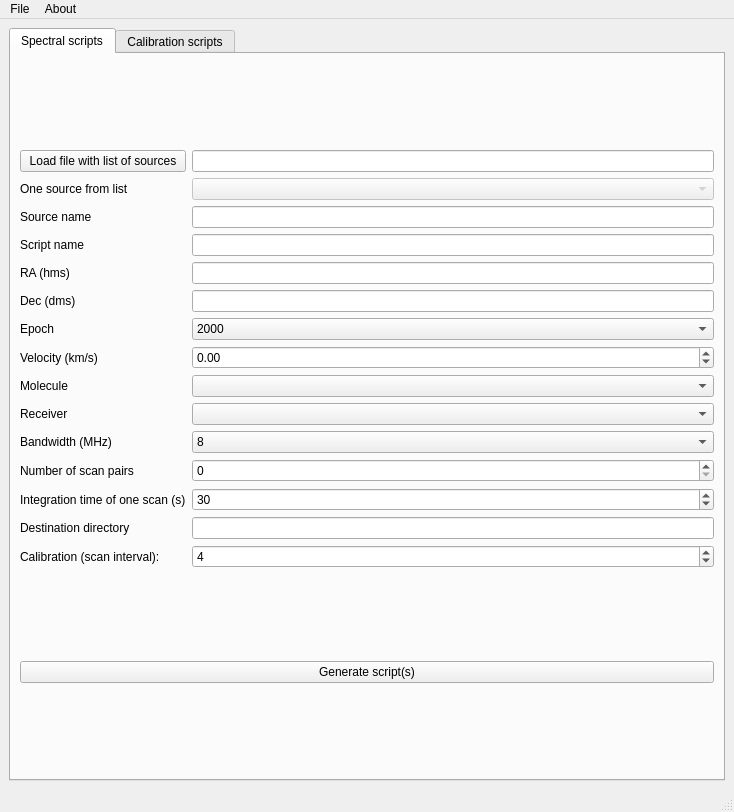
<?xml version="1.0" encoding="UTF-8"?>
<ui version="4.0">
 <class>MainWindow</class>
 <widget class="QMainWindow" name="MainWindow">
  <property name="geometry">
   <rect>
    <x>0</x>
    <y>0</y>
    <width>734</width>
    <height>812</height>
   </rect>
  </property>
  <property name="windowTitle">
   <string>Script Maker</string>
  </property>
  <widget class="QWidget" name="centralwidget">
   <layout class="QVBoxLayout" name="verticalLayout_2">
    <item>
     <widget class="QTabWidget" name="tabWidget">
      <property name="currentIndex">
       <number>0</number>
      </property>
      <widget class="QWidget" name="tab">
       <attribute name="title">
        <string>Spectral scripts</string>
       </attribute>
       <layout class="QVBoxLayout" name="verticalLayout">
        <item>
         <layout class="QGridLayout" name="gridLayout">
          <item row="0" column="1">
           <widget class="QLineEdit" name="lineEdit_catalog_path">
            <property name="enabled">
             <bool>true</bool>
            </property>
            <property name="readOnly">
             <bool>true</bool>
            </property>
           </widget>
          </item>
          <item row="9" column="1">
           <widget class="QComboBox" name="comboBox_Molecule"/>
          </item>
          <item row="3" column="0">
           <widget class="QLabel" name="label_3">
            <property name="text">
             <string>Script name</string>
            </property>
           </widget>
          </item>
          <item row="11" column="1">
           <widget class="QComboBox" name="comboBox_BW">
            <property name="currentIndex">
             <number>4</number>
            </property>
            <item>
             <property name="text">
              <string>0.5</string>
             </property>
            </item>
            <item>
             <property name="text">
              <string>1</string>
             </property>
            </item>
            <item>
             <property name="text">
              <string>2</string>
             </property>
            </item>
            <item>
             <property name="text">
              <string>4</string>
             </property>
            </item>
            <item>
             <property name="text">
              <string>8</string>
             </property>
            </item>
            <item>
             <property name="text">
              <string>16</string>
             </property>
            </item>
           </widget>
          </item>
          <item row="12" column="0">
           <widget class="QLabel" name="label_9">
            <property name="text">
             <string>Number of scan pairs</string>
            </property>
           </widget>
          </item>
          <item row="4" column="0">
           <widget class="QLabel" name="label_4">
            <property name="text">
             <string>RA (hms)</string>
            </property>
           </widget>
          </item>
          <item row="5" column="1">
           <widget class="QLineEdit" name="lineEdit_DEC"/>
          </item>
          <item row="15" column="1">
           <widget class="QSpinBox" name="spinBox_cal_scan_interv">
            <property name="value">
             <number>4</number>
            </property>
           </widget>
          </item>
          <item row="1" column="1">
           <widget class="QComboBox" name="comboBox_Sources">
            <property name="enabled">
             <bool>false</bool>
            </property>
           </widget>
          </item>
          <item row="5" column="0">
           <widget class="QLabel" name="label_5">
            <property name="text">
             <string>Dec (dms)</string>
            </property>
           </widget>
          </item>
          <item row="13" column="0">
           <widget class="QLabel" name="label_10">
            <property name="text">
             <string>Integration time of one scan (s)</string>
            </property>
           </widget>
          </item>
          <item row="7" column="0">
           <widget class="QLabel" name="label_7">
            <property name="text">
             <string>Velocity (km/s)</string>
            </property>
           </widget>
          </item>
          <item row="11" column="0">
           <widget class="QLabel" name="label_8">
            <property name="text">
             <string>Bandwidth (MHz)</string>
            </property>
           </widget>
          </item>
          <item row="3" column="1">
           <widget class="QLineEdit" name="lineEdit_script_name"/>
          </item>
          <item row="15" column="0">
           <widget class="QLabel" name="label_11">
            <property name="text">
             <string>Calibration (scan interval):</string>
            </property>
           </widget>
          </item>
          <item row="9" column="0">
           <widget class="QLabel" name="label_13">
            <property name="text">
             <string>Molecule</string>
            </property>
           </widget>
          </item>
          <item row="1" column="0">
           <widget class="QLabel" name="label">
            <property name="text">
             <string>One source from list</string>
            </property>
           </widget>
          </item>
          <item row="7" column="1">
           <widget class="QDoubleSpinBox" name="doubleSpinBox_velocity">
            <property name="minimum">
             <double>-500.000000000000000</double>
            </property>
            <property name="maximum">
             <double>500.000000000000000</double>
            </property>
           </widget>
          </item>
          <item row="12" column="1">
           <widget class="QSpinBox" name="spinBox_numberofscanpairs"/>
          </item>
          <item row="2" column="1">
           <widget class="QLineEdit" name="lineEdit_source_name"/>
          </item>
          <item row="14" column="1">
           <widget class="QLineEdit" name="lineEdit_destination_directory"/>
          </item>
          <item row="4" column="1">
           <widget class="QLineEdit" name="lineEdit_RA"/>
          </item>
          <item row="13" column="1">
           <widget class="QSpinBox" name="spinBox_tintegration">
            <property name="value">
             <number>30</number>
            </property>
           </widget>
          </item>
          <item row="6" column="0">
           <widget class="QLabel" name="label_6">
            <property name="text">
             <string>Epoch</string>
            </property>
           </widget>
          </item>
          <item row="2" column="0">
           <widget class="QLabel" name="label_2">
            <property name="text">
             <string>Source name</string>
            </property>
           </widget>
          </item>
          <item row="6" column="1">
           <widget class="QComboBox" name="comboBox_Epoch">
            <item>
             <property name="text">
              <string>2000</string>
             </property>
            </item>
            <item>
             <property name="text">
              <string>1950</string>
             </property>
            </item>
           </widget>
          </item>
          <item row="0" column="0">
           <widget class="QPushButton" name="button_LoadFile">
            <property name="text">
             <string>Load file with list of sources</string>
            </property>
           </widget>
          </item>
          <item row="14" column="0">
           <widget class="QLabel" name="label_14">
            <property name="text">
             <string>Destination directory</string>
            </property>
           </widget>
          </item>
          <item row="10" column="0">
           <widget class="QLabel" name="label_12">
            <property name="text">
             <string>Receiver</string>
            </property>
           </widget>
          </item>
          <item row="10" column="1">
           <widget class="QComboBox" name="comboBox_Receiver"/>
          </item>
         </layout>
        </item>
        <item>
         <widget class="QPushButton" name="button_GenerateScripts">
          <property name="text">
           <string>Generate script(s)</string>
          </property>
         </widget>
        </item>
       </layout>
      </widget>
      <widget class="QWidget" name="tab_2">
       <attribute name="title">
        <string>Calibration scripts</string>
       </attribute>
       <layout class="QVBoxLayout" name="verticalLayout_3">
        <item>
         <layout class="QGridLayout" name="gridLayout_2">
          <item row="8" column="0">
           <widget class="QLabel" name="label_22">
            <property name="text">
             <string>Bandwidth (MHz)</string>
            </property>
           </widget>
          </item>
          <item row="5" column="1">
           <widget class="QComboBox" name="comboBox_CL_ContCal">
            <property name="toolTip">
             <string>Choose continuus calibration value.</string>
            </property>
            <property name="editable">
             <bool>true</bool>
            </property>
            <item>
             <property name="text">
              <string>off</string>
             </property>
            </item>
            <item>
             <property name="text">
              <string>on,2,10</string>
             </property>
            </item>
           </widget>
          </item>
          <item row="13" column="0">
           <widget class="QLabel" name="label_26">
            <property name="text">
             <string>Script name</string>
            </property>
           </widget>
          </item>
          <item row="11" column="0">
           <widget class="QLabel" name="label_25">
            <property name="text">
             <string>Number of iterations</string>
            </property>
           </widget>
          </item>
          <item row="8" column="1">
           <widget class="QComboBox" name="comboBox_CL_bw">
            <property name="toolTip">
             <string>Bandwidth value.</string>
            </property>
            <property name="editable">
             <bool>true</bool>
            </property>
            <property name="currentIndex">
             <number>3</number>
            </property>
            <item>
             <property name="text">
              <string>0.5</string>
             </property>
            </item>
            <item>
             <property name="text">
              <string>1</string>
             </property>
            </item>
            <item>
             <property name="text">
              <string>2</string>
             </property>
            </item>
            <item>
             <property name="text">
              <string>4</string>
             </property>
            </item>
            <item>
             <property name="text">
              <string>8</string>
             </property>
            </item>
            <item>
             <property name="text">
              <string>16</string>
             </property>
            </item>
           </widget>
          </item>
          <item row="4" column="1">
           <widget class="QComboBox" name="comboBox_CL_LO_SX">
            <property name="toolTip">
             <string>Set SX oscilator frequency value.</string>
            </property>
            <property name="editable">
             <bool>true</bool>
            </property>
           </widget>
          </item>
          <item row="10" column="1">
           <widget class="QSpinBox" name="spinBox_CL_BBC_End">
            <property name="minimum">
             <number>500</number>
            </property>
            <property name="maximum">
             <number>1000</number>
            </property>
            <property name="value">
             <number>990</number>
            </property>
           </widget>
          </item>
          <item row="2" column="1">
           <widget class="QComboBox" name="comboBox_CL_LO_SC">
            <property name="toolTip">
             <string>Set SC oscilator frequency value.</string>
            </property>
            <property name="editable">
             <bool>true</bool>
            </property>
           </widget>
          </item>
          <item row="7" column="1">
           <widget class="QComboBox" name="comboBox_CL_df">
            <property name="toolTip">
             <string>Offset between dbbc frequences between each onoff scans.</string>
            </property>
            <property name="editable">
             <bool>true</bool>
            </property>
            <item>
             <property name="text">
              <string>4</string>
             </property>
            </item>
            <item>
             <property name="text">
              <string>8</string>
             </property>
            </item>
           </widget>
          </item>
          <item row="11" column="1">
           <widget class="QSpinBox" name="spinBox_CL_NumIter">
            <property name="value">
             <number>1</number>
            </property>
           </widget>
          </item>
          <item row="2" column="0">
           <widget class="QLabel" name="label_17">
            <property name="text">
             <string>Local oscilator sc</string>
            </property>
           </widget>
          </item>
          <item row="7" column="0">
           <widget class="QLabel" name="label_21">
            <property name="text">
             <string>Frequency offset (MHz)</string>
            </property>
           </widget>
          </item>
          <item row="4" column="0">
           <widget class="QLabel" name="label_19">
            <property name="text">
             <string>Local oscilator sx</string>
            </property>
           </widget>
          </item>
          <item row="5" column="0">
           <widget class="QLabel" name="label_27">
            <property name="text">
             <string>Cont cal</string>
            </property>
           </widget>
          </item>
          <item row="9" column="1">
           <widget class="QSpinBox" name="spinBox_CL_BBC_Start">
            <property name="minimum">
             <number>500</number>
            </property>
            <property name="maximum">
             <number>1000</number>
            </property>
            <property name="value">
             <number>510</number>
            </property>
           </widget>
          </item>
          <item row="3" column="1">
           <widget class="QComboBox" name="comboBox_CL_LO_SL">
            <property name="toolTip">
             <string>Set SL oscilator frequency value.</string>
            </property>
            <property name="editable">
             <bool>true</bool>
            </property>
           </widget>
          </item>
          <item row="0" column="1">
           <widget class="QComboBox" name="comboBox_CL_FieldSystem">
            <property name="enabled">
             <bool>true</bool>
            </property>
            <property name="toolTip">
             <string>Set proper field system version - analog or digital.</string>
            </property>
            <property name="editable">
             <bool>false</bool>
            </property>
            <item>
             <property name="text">
              <string/>
             </property>
            </item>
            <item>
             <property name="text">
              <string>fs</string>
             </property>
            </item>
            <item>
             <property name="text">
              <string>fs6</string>
             </property>
            </item>
           </widget>
          </item>
          <item row="6" column="1">
           <widget class="QComboBox" name="comboBox_CL_DFBBC">
            <property name="toolTip">
             <string>Offset between bbc ferquences  during one onoff scan.</string>
            </property>
            <property name="editable">
             <bool>true</bool>
            </property>
            <item>
             <property name="text">
              <string>0</string>
             </property>
            </item>
            <item>
             <property name="text">
              <string>4</string>
             </property>
            </item>
            <item>
             <property name="text">
              <string>8</string>
             </property>
            </item>
            <item>
             <property name="text">
              <string>16</string>
             </property>
            </item>
            <item>
             <property name="text">
              <string>32</string>
             </property>
            </item>
           </widget>
          </item>
          <item row="1" column="0">
           <widget class="QLabel" name="label_16">
            <property name="text">
             <string>Receiver</string>
            </property>
           </widget>
          </item>
          <item row="1" column="1">
           <widget class="QComboBox" name="comboBox_CL_Receiver">
            <property name="toolTip">
             <string>Choose receiver.</string>
            </property>
           </widget>
          </item>
          <item row="9" column="0">
           <widget class="QLabel" name="label_23">
            <property name="text">
             <string>BBC frequency start</string>
            </property>
           </widget>
          </item>
          <item row="3" column="0">
           <widget class="QLabel" name="label_18">
            <property name="text">
             <string>Local oscilator sl</string>
            </property>
           </widget>
          </item>
          <item row="6" column="0">
           <widget class="QLabel" name="label_20">
            <property name="text">
             <string>BBC frequency offset (MHz)</string>
            </property>
           </widget>
          </item>
          <item row="13" column="1">
           <widget class="QLineEdit" name="lineEdit_CL_ScriptName">
            <property name="toolTip">
             <string>Name of generated snp file. </string>
            </property>
            <property name="text">
             <string>cl21</string>
            </property>
           </widget>
          </item>
          <item row="0" column="0">
           <widget class="QLabel" name="label_15">
            <property name="text">
             <string>Field System</string>
            </property>
           </widget>
          </item>
          <item row="10" column="0">
           <widget class="QLabel" name="label_24">
            <property name="text">
             <string>BBC frequency end</string>
            </property>
           </widget>
          </item>
          <item row="12" column="0">
           <widget class="QLabel" name="label_28">
            <property name="text">
             <string>Continuum source</string>
            </property>
           </widget>
          </item>
          <item row="12" column="1">
           <widget class="QComboBox" name="comboBox_CL_ContSource">
            <property name="toolTip">
             <string>Choose calibrator.</string>
            </property>
           </widget>
          </item>
         </layout>
        </item>
        <item>
         <widget class="QTextEdit" name="textEdit_CL_message">
          <property name="readOnly">
           <bool>true</bool>
          </property>
         </widget>
        </item>
        <item>
         <widget class="QLineEdit" name="lineEdit_CL_message">
          <property name="accessibleDescription">
           <string/>
          </property>
          <property name="text">
           <string/>
          </property>
          <property name="placeholderText">
           <string>Optional comment</string>
          </property>
         </widget>
        </item>
        <item>
         <widget class="QPushButton" name="button_GenerateClScript">
          <property name="text">
           <string>Generate calibration script</string>
          </property>
         </widget>
        </item>
       </layout>
      </widget>
     </widget>
    </item>
   </layout>
  </widget>
  <widget class="QMenuBar" name="menubar">
   <property name="geometry">
    <rect>
     <x>0</x>
     <y>0</y>
     <width>734</width>
     <height>30</height>
    </rect>
   </property>
   <widget class="QMenu" name="menuFile">
    <property name="title">
     <string>File</string>
    </property>
    <addaction name="actionLoad_list_of_sources"/>
   </widget>
   <widget class="QMenu" name="menuAbout">
    <property name="title">
     <string>About</string>
    </property>
    <addaction name="actionAuthor"/>
   </widget>
   <addaction name="menuFile"/>
   <addaction name="menuAbout"/>
  </widget>
  <widget class="QStatusBar" name="statusbar"/>
  <action name="actionAuthor">
   <property name="text">
    <string>Author</string>
   </property>
  </action>
  <action name="actionLoad_list_of_sources">
   <property name="text">
    <string>Load list of sources</string>
   </property>
   <property name="shortcut">
    <string>Ctrl+O</string>
   </property>
  </action>
 </widget>
 <resources/>
 <connections/>
</ui>
